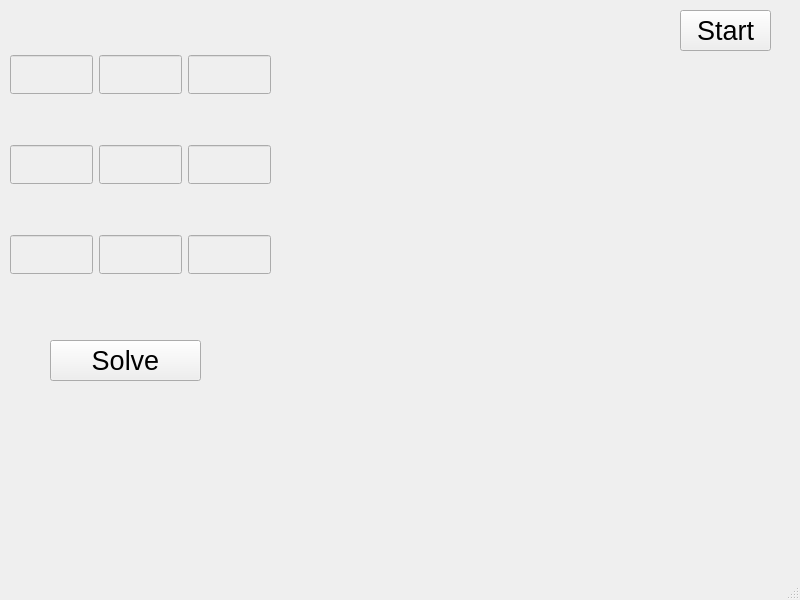
<?xml version="1.0" encoding="UTF-8"?>
<ui version="4.0">
 <class>MainWindow</class>
 <widget class="QMainWindow" name="MainWindow">
  <property name="geometry">
   <rect>
    <x>0</x>
    <y>0</y>
    <width>800</width>
    <height>600</height>
   </rect>
  </property>
  <property name="windowTitle">
   <string>MainWindow</string>
  </property>
  <widget class="QWidget" name="centralwidget">
   <widget class="QWidget" name="gridLayoutWidget">
    <property name="geometry">
     <rect>
      <x>10</x>
      <y>10</y>
      <width>261</width>
      <height>311</height>
     </rect>
    </property>
    <layout class="QGridLayout" name="gridLayout">
     <item row="5" column="3">
      <widget class="QLineEdit" name="x1y2">
       <property name="enabled">
        <bool>false</bool>
       </property>
       <property name="font">
        <font>
         <pointsize>20</pointsize>
        </font>
       </property>
       <property name="text">
        <string/>
       </property>
       <property name="alignment">
        <set>Qt::AlignCenter</set>
       </property>
      </widget>
     </item>
     <item row="3" column="2">
      <widget class="QLineEdit" name="x0y0">
       <property name="enabled">
        <bool>false</bool>
       </property>
       <property name="font">
        <font>
         <pointsize>20</pointsize>
        </font>
       </property>
       <property name="layoutDirection">
        <enum>Qt::RightToLeft</enum>
       </property>
       <property name="text">
        <string/>
       </property>
       <property name="maxLength">
        <number>1</number>
       </property>
       <property name="cursorPosition">
        <number>0</number>
       </property>
       <property name="alignment">
        <set>Qt::AlignCenter</set>
       </property>
      </widget>
     </item>
     <item row="4" column="2">
      <widget class="QLineEdit" name="x0y1">
       <property name="enabled">
        <bool>false</bool>
       </property>
       <property name="font">
        <font>
         <pointsize>20</pointsize>
        </font>
       </property>
       <property name="text">
        <string/>
       </property>
       <property name="alignment">
        <set>Qt::AlignCenter</set>
       </property>
      </widget>
     </item>
     <item row="5" column="2">
      <widget class="QLineEdit" name="x0y2">
       <property name="enabled">
        <bool>false</bool>
       </property>
       <property name="font">
        <font>
         <pointsize>20</pointsize>
        </font>
       </property>
       <property name="text">
        <string/>
       </property>
       <property name="alignment">
        <set>Qt::AlignCenter</set>
       </property>
      </widget>
     </item>
     <item row="3" column="3">
      <widget class="QLineEdit" name="x1y0">
       <property name="enabled">
        <bool>false</bool>
       </property>
       <property name="font">
        <font>
         <pointsize>20</pointsize>
        </font>
       </property>
       <property name="text">
        <string/>
       </property>
       <property name="alignment">
        <set>Qt::AlignCenter</set>
       </property>
      </widget>
     </item>
     <item row="4" column="3">
      <widget class="QLineEdit" name="x1y1">
       <property name="enabled">
        <bool>false</bool>
       </property>
       <property name="font">
        <font>
         <pointsize>20</pointsize>
        </font>
       </property>
       <property name="text">
        <string/>
       </property>
       <property name="alignment">
        <set>Qt::AlignCenter</set>
       </property>
      </widget>
     </item>
     <item row="3" column="4">
      <widget class="QLineEdit" name="x2y0">
       <property name="enabled">
        <bool>false</bool>
       </property>
       <property name="font">
        <font>
         <pointsize>20</pointsize>
        </font>
       </property>
       <property name="text">
        <string/>
       </property>
       <property name="alignment">
        <set>Qt::AlignCenter</set>
       </property>
      </widget>
     </item>
     <item row="4" column="4">
      <widget class="QLineEdit" name="x2y1">
       <property name="enabled">
        <bool>false</bool>
       </property>
       <property name="font">
        <font>
         <pointsize>20</pointsize>
        </font>
       </property>
       <property name="text">
        <string/>
       </property>
       <property name="alignment">
        <set>Qt::AlignCenter</set>
       </property>
      </widget>
     </item>
     <item row="5" column="4">
      <widget class="QLineEdit" name="x2y2">
       <property name="enabled">
        <bool>false</bool>
       </property>
       <property name="font">
        <font>
         <pointsize>20</pointsize>
        </font>
       </property>
       <property name="text">
        <string/>
       </property>
       <property name="alignment">
        <set>Qt::AlignCenter</set>
       </property>
      </widget>
     </item>
    </layout>
   </widget>
   <widget class="QPushButton" name="pushButton">
    <property name="geometry">
     <rect>
      <x>680</x>
      <y>10</y>
      <width>91</width>
      <height>41</height>
     </rect>
    </property>
    <property name="font">
     <font>
      <pointsize>20</pointsize>
     </font>
    </property>
    <property name="text">
     <string>Start</string>
    </property>
   </widget>
   <widget class="QPushButton" name="pushButton_2">
    <property name="geometry">
     <rect>
      <x>50</x>
      <y>340</y>
      <width>151</width>
      <height>41</height>
     </rect>
    </property>
    <property name="font">
     <font>
      <pointsize>20</pointsize>
     </font>
    </property>
    <property name="text">
     <string>Solve</string>
    </property>
   </widget>
  </widget>
  <widget class="QMenuBar" name="menubar">
   <property name="geometry">
    <rect>
     <x>0</x>
     <y>0</y>
     <width>800</width>
     <height>20</height>
    </rect>
   </property>
  </widget>
  <widget class="QStatusBar" name="statusbar"/>
 </widget>
 <resources/>
 <connections/>
</ui>
